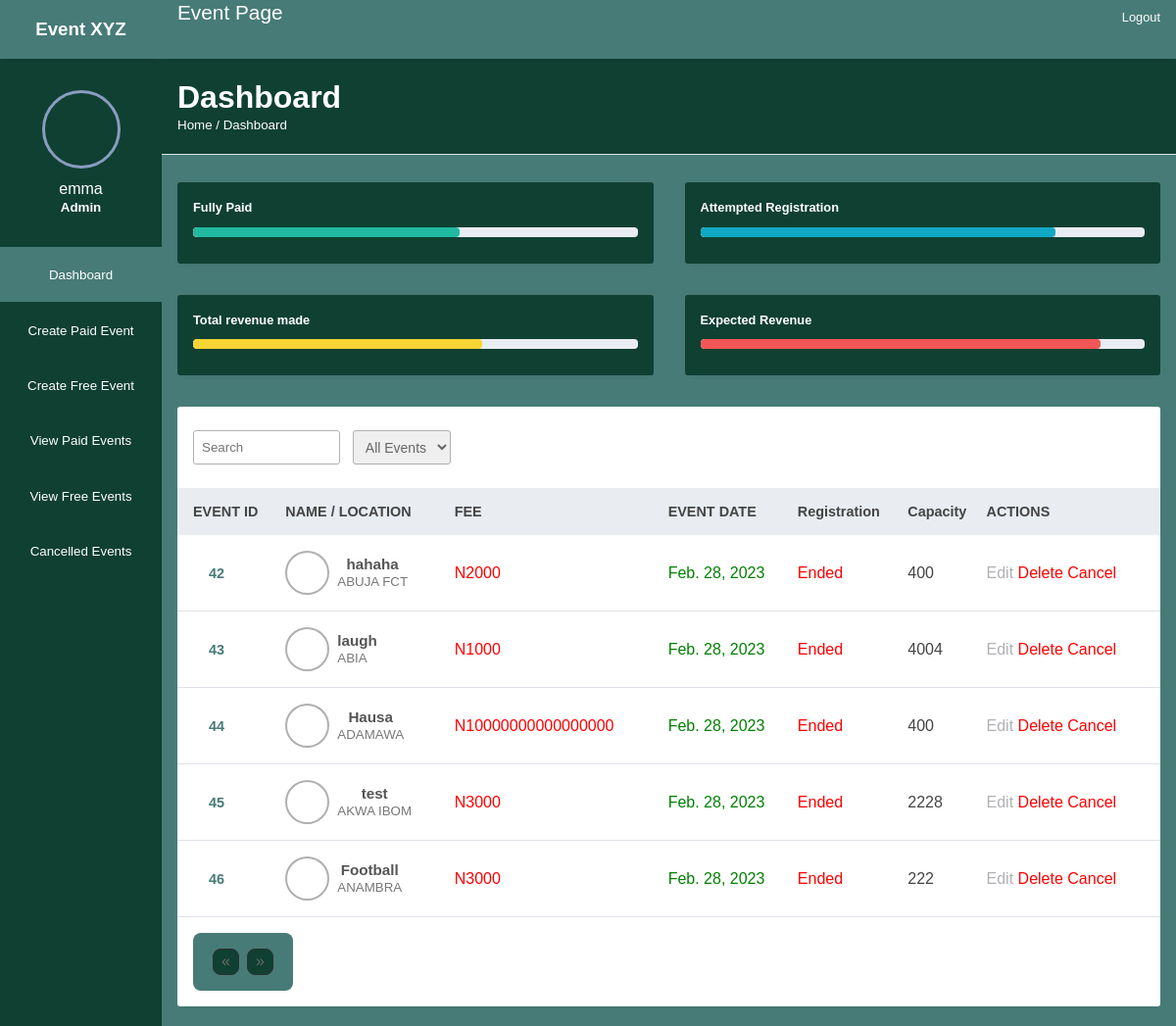
The page /admin-view/paid_event_page/ (signed in) on the database as committed earlier.
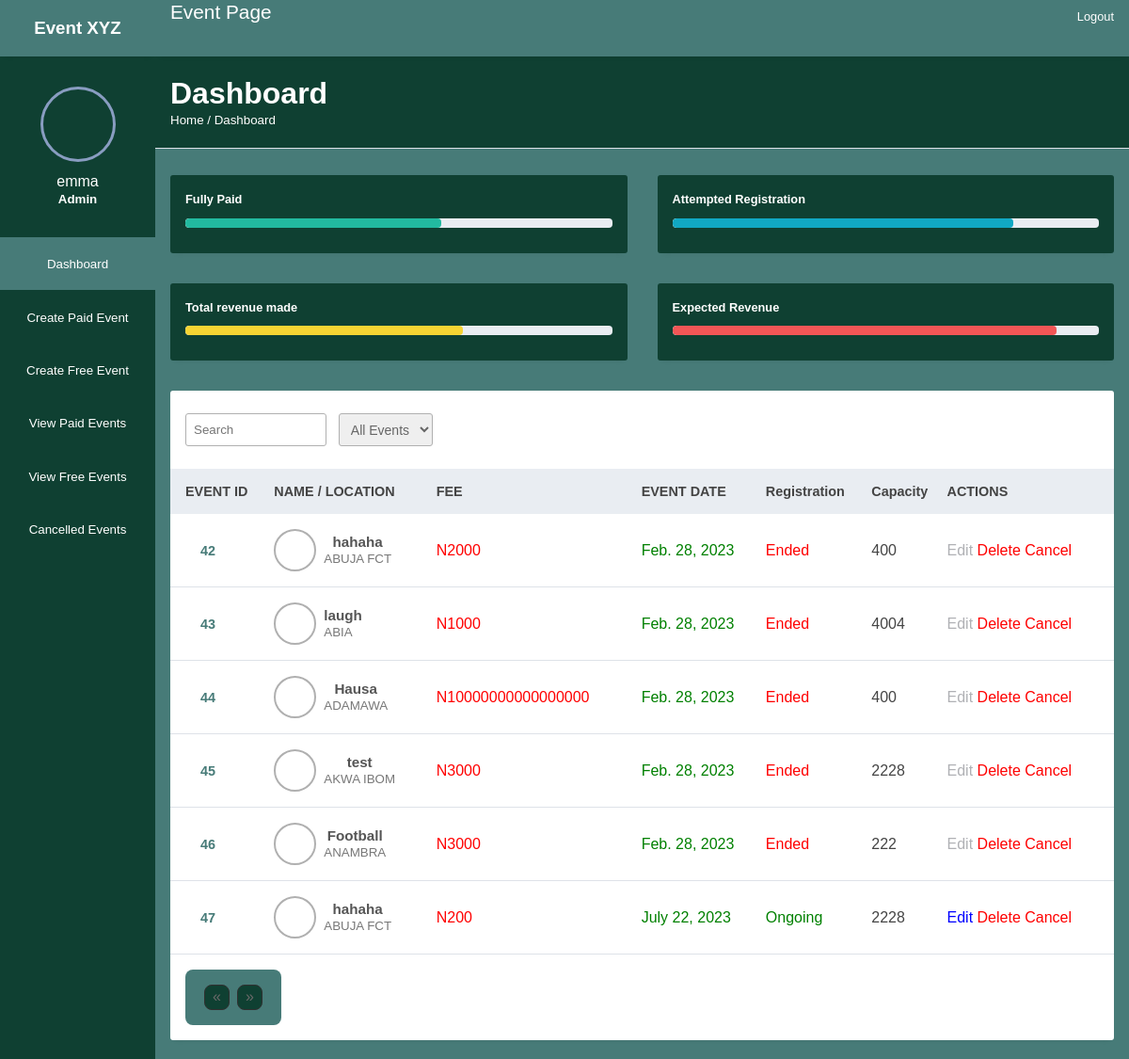
The same page on the database as committed later.
### AdminSection/models.py (models this page shows, shortened)
class Event(models.Model):
    event_name = models.CharField(max_length=100)
    location = models.CharField(max_length=100)
    price = models.CharField(max_length=100, blank=True, null=True,)
    space_capacity = models.IntegerField(blank=True, null=True,)
    description = models.TextField(max_length=5000, blank=True, null=True,)
    event_date = models.DateField(null=True, blank=True)
    event_time = models.TimeField(null=True, blank=True)
    event_end_date = models.DateTimeField(null=True, blank=True)
    bookings = models.IntegerField(default=0)
    slot_left = models.IntegerField(default=0)
    header_images = models.ImageField(null=True, blank=True, upload_to="images/")
    is_cancelled = models.BooleanField(default=False)
    def expired_event(self):
        mydate = timezone.now().date()
        if mydate > self.event_date:
            return True

### AdminSection/views.py (the view)
# urls.py: path("paid_event_page/", PaidEventView.as_view(), name="paid-event-page"),
class PaidEventView(ListView):
    model = Event
    template_name = "paid-event-page.html"
    paginate_by = 10

### AdminSection/templates/paid-event-page.html (shortened to what this page needs)
{%extends 'base.html' %}
{%block details%}
{% if user.is_superuser %}
<div class="analytics">
    <div class="card">
        <div class="card-progress">
            <small>Fully Paid</small>
            <div class="card-indicator">
                <div class="indicator one" style="width: 60%"></div>
            </div>
        </div>
    </div>
    <div class="card">
        <div class="card-progress">
            <small>Attempted Registration</small>
            <div class="card-indicator">
                <div class="indicator two" style="width: 80%"></div>
            </div>
        </div>
    </div>
    <div class="card">
        <div class="card-progress">
            <small>Total revenue made</small>
            <div class="card-indicator">
                <div class="indicator three" style="width: 65%"></div>
            </div>
        </div>
    </div>
    <div class="card">
        <div class="card-progress">
            <small>Expected Revenue</small>
            <div class="card-indicator">
                <div class="indicator four" style="width: 90%"></div>
            </div>
        </div>
    </div>
</div>
{%endif%}
{%endblock%}
{% block content%}
{% load static %}
{% if user.is_superuser %}
<div class="record-header">
    <div class="browse">
       <input type="search" placeholder="Search" class="record-search">
        <select name="" id="">
            <option value="">All Events</option>
        </select>
    </div>
</div>
<table width="100%">
        <thead>
            <tr>
                <th>EVENT ID</th>
                <th> NAME / LOCATION</th>
                <th> FEE</th>
                <th> EVENT DATE</th>
                <th> Registration</th>
                <th> Capacity</th>
                <th> ACTIONS</th>
            </tr>
        </thead>
        <tbody>
        {% for event in object_list %}
            {%if event.price%}
            <tr data-href="{% url 'admin_details_page' event.pk%}">
                <td> <a href="/admin/all-customers.html">{{event.id}} </a> </td>
                <td>
                    <div class="client">
                        <div class="client-img bg-img" style="background-image: url({% static 'img/3.jpeg' %})"></div>
                        <div class="client-info">
                            <h4>{{event.event_name}}</h4>
                            <small>{{event.location}}</small>
                        </div>
                    </div>
                </td>
                <td>
                    {%if event.price%}
                        <span style="color: red;">N{{event.price}}</span>
                    {%else%}
                        <span style="color: green;">Free</span>
                    {%endif%}
                </td>
                <td style="color: green;">
                    {{event.event_date}}
                </td>
                <td style="color: green;">
                    {%if event.expired_event%}
                        <span style= "color:red"> Ended</span>
                    {%else%}
                        Ongoing
                    {%endif%}
                </td>
                <td>
                    {%if event.space_capacity%}
                        {{event.space_capacity}}
                    {%else%}
                        Unlimited
                    {%endif%}
                </td>
                <td>
                    <div class="hello">
                            {%if user.is_superuser%}
                                {%if event.expired_event%}
                                <span class="las la-ban" style="color: rgb(176, 177, 181);"> Edit</span>
                                {%else%}
                                <a href="{% url 'update_event' event.pk%}"><span class="las la-edit" style="color: blue;"> Edit </span></a>
                                {%endif%}
                                    <a href="{% url 'delete_event' event.pk%}"> <span class="las la-trash" style="color: red;">  Delete </span></a>
                                {%if event.is_cancelled == 0%}
                                    <a href="{% url 'cancel_event' event.pk%}"> <span class="las la-ban" style="color: red;"> Cancel</span></a>
                                {%endif%}
                            {%endif%}
                    </div>
                </td>
            </tr>
            {%endif%}
        {% endfor %}
    </tbody>
</table>
<div class="record-header">
    <div class="browse">
        <section>
            <ul class="page">
                {% if is_paginated %}
                    {% if page_obj.has_previous%}
                        <a href="?page=1"><li>&laquo;&laquo;</li></a>
                        <a href="?page={{ page_obj.previous_page_number }}"><li>&laquo;</li></a>
                    {% else %}
                        <a ><li><span>&laquo;</span></li></a>
                    {% endif %}
                    {% for i in paginator.page_range %}
                        {% if page_obj.number == i %}
                            <a class="active"><li>{{ i }}</li></a>
                            {% elif i > page_obj.number and i < page_obj.number|add:5 %}
                            <a href="?page={{ i }}"><li>{{ i }}</li></a>
                        {% endif %}
                    {% endfor %}
                    {% if page_obj.has_next %}
                        <li>.....</li>
                        <a href="?page={{ page_obj.paginator.num_pages }}"><li>{{ page_obj.paginator.num_pages }}</li></a>
                        <a href="?page={{ page_obj.next_page_number }}"><li>&raquo;</li></a>
                        <a href="?page={{ page_obj.paginator.num_pages }}"><li>&raquo;&raquo;</li></a>
                    {%endif%}
                {%else%}
                    <a ><li><span>&laquo;</span></li></a>
                    <a ><li><span>&raquo;</span></li></a>
                {% endif %}
            </ul>
        </section>
    </div>
</div>
{%else%}
    <div style="color:red;"> You are not an admin. </div>
{% endif %}
</div>
{%endblock%}

### AdminSection/templates/base.html (shortened to what this page needs)
<!DOCTYPE html>
{% load static %}
<html lang="en">
<head>
    <link rel="stylesheet" href="{% static 'css/style.css' %}">
    <link rel="stylesheet" href="{% static 'css/event-details.css' %}">
    <link rel="stylesheet" href="{% static 'css/add.css' %}">
    <link rel="stylesheet" href="{% static 'toastr/toastr.min.css' %} ">
    <link rel="stylesheet" href="https://maxst.icons8.com/vue-static/landings/line-awesome/line-awesome/1.3.0/css/line-awesome.min.css">
</head>
<body>
    <div class="sidebar">
        <div class="side-header">
            {%if user.is_superuser %}
                <h3 style="color:white">Event XYZ</h3>
            {%endif%}
        </div>
        <div class="side-content">
            <div class="profile">
                <div class="profile-img bg-img">
                </div>
                <h4>{{user}}</h4>
                {%if user.is_superuser%}
                <small>Admin</small>
                {%endif%}
            </div>
            <div class="side-menu">
                <ul>
                    <li>
                      <a href = {% url 'admin_events_page'%} class='active'>
                            <small>Dashboard</small>
                        </a>
                    </li>
                    <li>
                      <a href = {% url 'paid_event'%}>
                            <small> Create Paid Event</small>
                    </li>
                    <li>
                      <a href = {% url 'free_event'%}>
                             <small> Create Free Event</small>
                     </li>
                    <li>
                      <a href = {% url 'paid-event-page'%}>
                            <small>View Paid Events</small>
                    </li>
                    <li>
                      <a href = {% url 'free-event-page'%}>
                            <small>View Free Events</small>
                    </li>
                    <li>
                      <a href = {% url 'cancelled_event_page'%}>
                            <small>Cancelled Events</small>
                        </a>
                    </li>
                </ul>
            </div>
        </div>
    </div>
    <div class="main-content">
        <header>
            {% if user.is_superuser %}
            <div class="header-content">
                <label for="menu-toggle" style="color:white">
                    <span><a href="{%url 'user_events_page'%}">Event Page</a></span>
                </label>
                <div class="header-menu">
                    <div class="user">
                        <a href="{%url 'logout' %}">
                            <span>Logout</span>
                        </a>
                    </div>
                </div>
            </div>
            {%endif%}
        </header>
        <main>
            <div class="page-header">
                <h1>Dashboard</h1>
                <small>Home / Dashboard</small>
            </div>
            <div class="page-content">
               {%block details%}
               {%endblock%}
                <div class="records table-responsive">
                    <div>
                        {%block content%}
                        {%endblock%}
                    </div>
                </div>
            </div>
</body>
</html>

### AdminSection/static/css/event-details.css (style rules this page uses)
:root { --main-color: #477b78;; --color-dark: #0f4032;; --text-grey: #B0B0B0; --tgreen:#477b78; --cadet-blue-crayola: hsl(220, 14%, 75%); --dark-electric-blue: hsl(217, 9%, 45%); --shamrock-green: hsl(146, 51%, 41%); --sea-green_10: hsla(146, 75%, 30%, 0.1); --eerie-black: hsl(218, 12%, 13%); --ghost-white: hsl(230, 60%, 98%); --sea-green: hsl(146, 75%, 30%); --honeydew: hsl(146, 74%, 94%); --white: hsl(0, 0%, 100%); --black: hsl(0, 0%, 0%); --ff-kumbh-sans: 'Kumbh Sans', sans-serif; --fs-1: 2.8rem; --fs-2: 1.8rem; --fs-3: 1.5rem; --fs-4: 1.2rem; --fs-5: 0.9rem; --fw-500: 500; --fw-700: 700; --shadow-1: 0 2px 3px hsla(0, 0%, 0%, 0.2); --shadow-2: 0 10px 30px -10px var(--sea-green); --radius-circle: 50%; --radius-15: 15px; --radius-12: 12px; --radius-10: 10px; --radius-6: 6px; --transition-1: 0.25s ease; --transition-2: 0.5s ease; --cubic-out: cubic-bezier(0.33, 0.85, 0.4, 0.96); }
li { list-style: none; }
a { color: inherit; text-decoration: none; }
@media (min-width: 992px) { :root { --fs-2: 1.4rem; --fs-4: 1.3rem; } }

### AdminSection/static/css/add.css (style rules this page uses)
* { margin: 0; padding: 0; list-style: none; text-decoration: none; box-sizing: border-box; font-family: 'Montserrat', sans-serif; }
body { background: #e1ecf2; }
* { margin: 0; padding: 0; box-sizing: border-box; font-family: 'Poppins', sans-serif; }
.input-field input, select { outline: none; font-size: 14px; font-weight: 400; color: #333; border-radius: 5px; border: 1px solid #aaa; padding: 0 15px; height: 42px; margin: 8px 0; }

Rows that differ between the two databases and show on the page:
added Event: id "47", event_name "hahaha", location "ABUJA FCT", price "200", event_date "July 22, 2023", shows "Ongoing", space_capacity "2228", shows "Edit", is_cancelled "Cancel"
